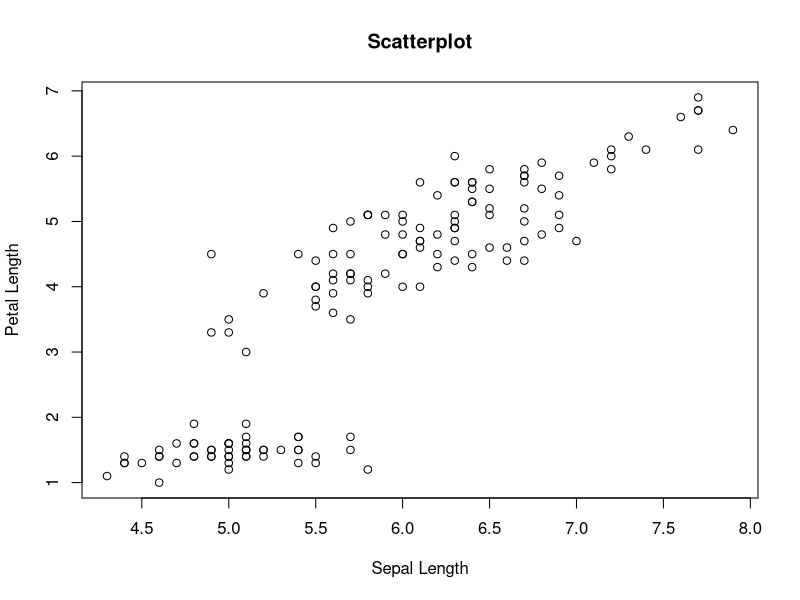
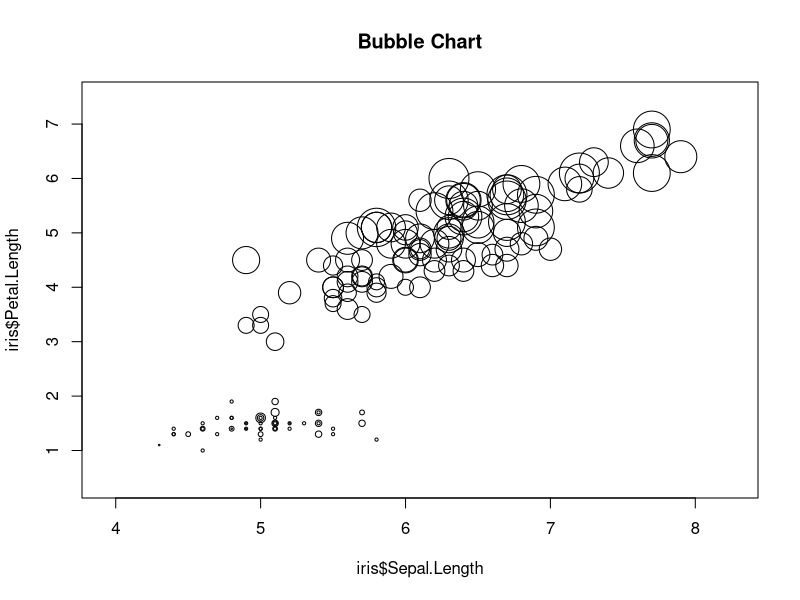
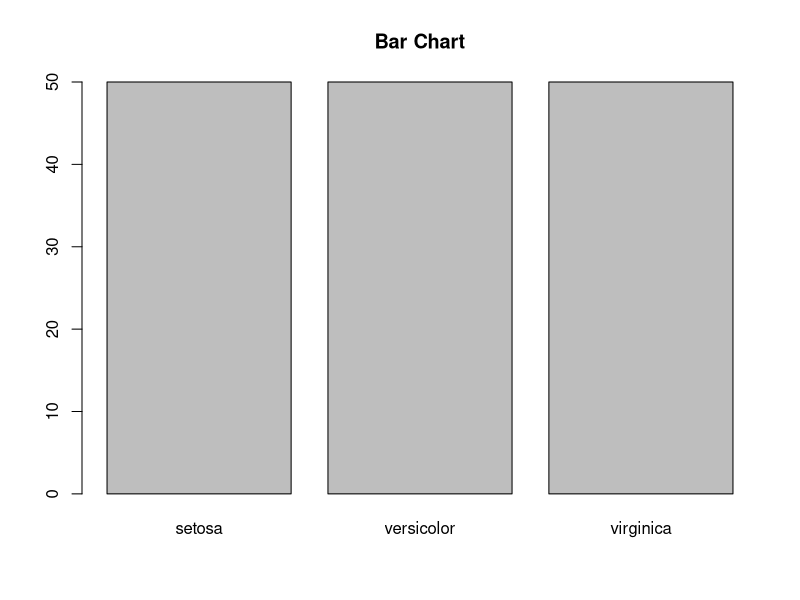
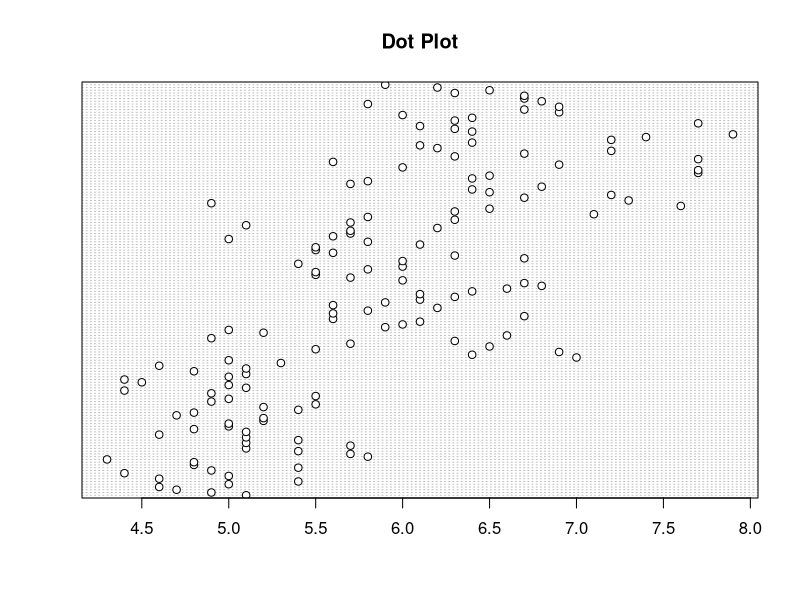
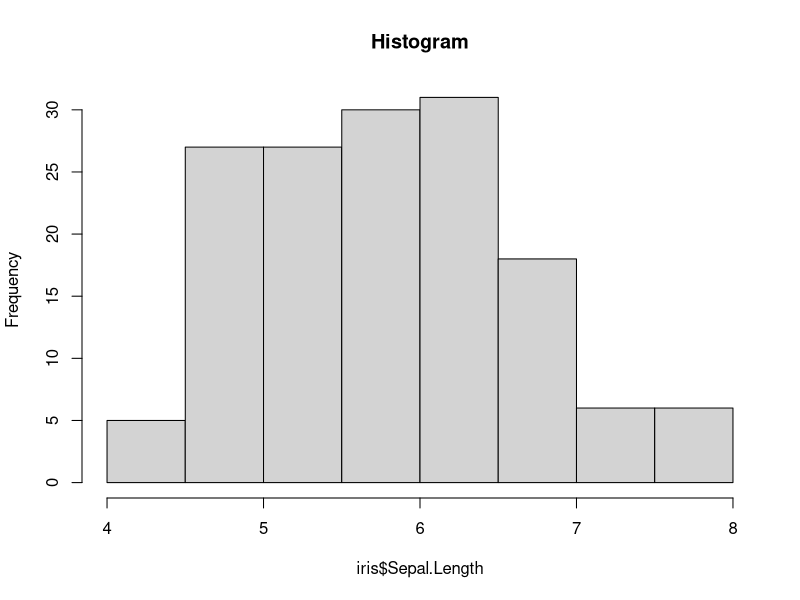
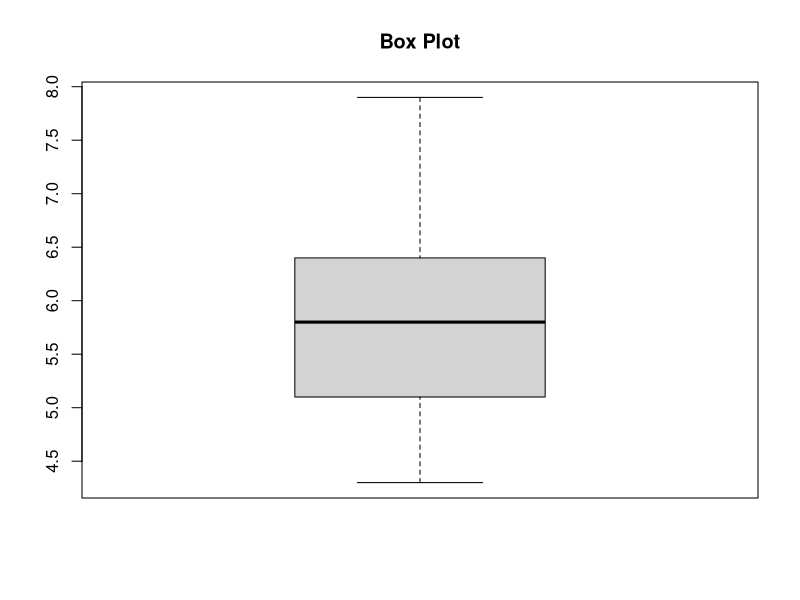
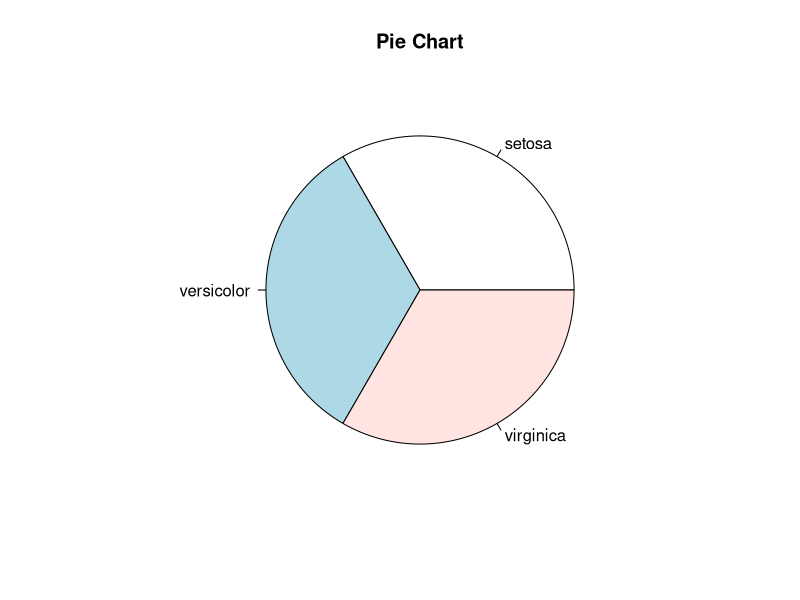

Write R code to recreate these figures, in order.
# For anydataset visialize the following types of chart : 
# Scatterplot, Bubble Chart, Bar Chart , Dot Plots ,Histogram ,Box Plot ,Pie Chart # nolint

# Visualisation of different charts
data(iris)

# 1. Scatterplot
plot(iris$Sepal.Length, iris$Petal.Length,
     main="Scatterplot", xlab="Sepal Length", ylab="Petal Length")

# 2. Bubble Chart
symbols(iris$Sepal.Length, iris$Petal.Length,
        circles=iris$Petal.Width, inches=0.2,
        main="Bubble Chart")

# 3. Bar Chart
barplot(table(iris$Species), main="Bar Chart")

# 4. Dot Plot
dotchart(iris$Sepal.Length, main="Dot Plot")

# 5. Histogram
hist(iris$Sepal.Length, main="Histogram")

# 6. Box Plot
boxplot(iris$Sepal.Length, main="Box Plot")

# 7. Pie Chart
pie(table(iris$Species), main="Pie Chart")
